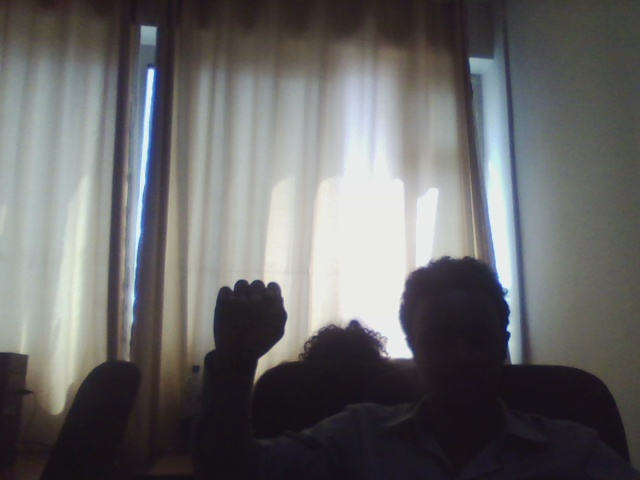
#> input picture corpus/A1.jpg, 640 x 480 px
$ python -i cap.py   (imports and definitions only)
#> lines starting #> are read from the running program, lines starting #| are printed output that depends on the picture; after the words box and inside, x2 and y2 are one past the last pixel; in counts of white or black regions, pixels touching at a corner belong together
#> further down, picture is the input picture: shape (480, 640, 3); mean B, G, R 103.5, 103.1, 103.7
import numpy as np
import math

import cv2

#Next Plan
'''
use wessis recognizer to interact with the neural network classifier
* those images with two or more contour point will be used to compose the training and test data
plus use it for real time image passing for the class
'''


def trimImage(data1):

    inputimg = data1.copy()
    w,h,c =inputimg.shape
#> w = 480; h = 640; c = 3
    flag = 0
    morphD = 25 # iteration for dilating the image w/ the kernel
    extX = extY =extW = extH = 0 #This are contour points required to process incoming cropped frame.

    # Here image is top-right shifted by 5. This helps to detect significant edges quickly
    left = inputimg[0:w - 5, 0:h]  # vertically
    right = inputimg[0:5, 0:h]
    veritcal = np.concatenate((right, left), axis=0)  # vertically merge

    top = veritcal[0:w, 0:h - 5]
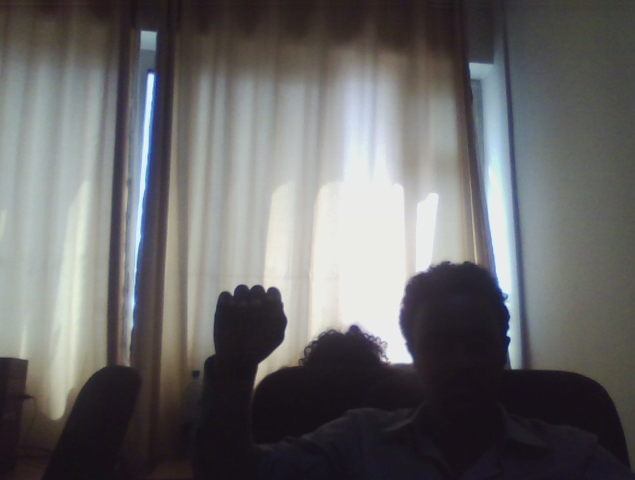
#> top: shape (480, 635, 3); mean B, G, R 103.9, 103.5, 104.2
    bottom = veritcal[0:w, 0:5]
    final = np.concatenate((bottom, top), axis=1)  # vertically merge
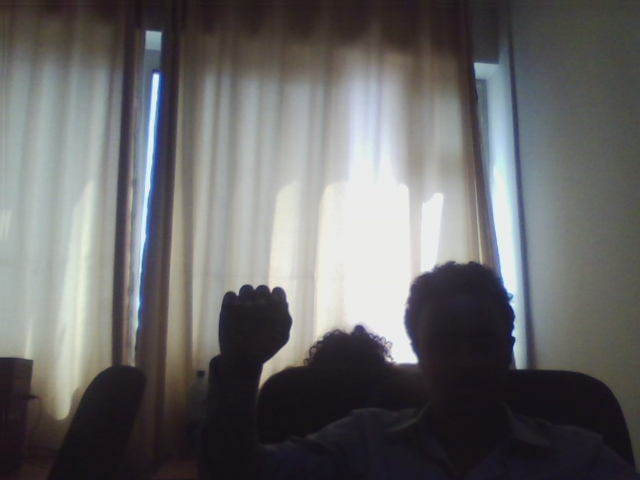
#> final: shape (480, 640, 3); mean B, G, R 104, 103.6, 104.2

    # The difference between shifted image and the original, Low Pass Filtering, and BG subtraction
    diff = cv2.absdiff(inputimg, final)
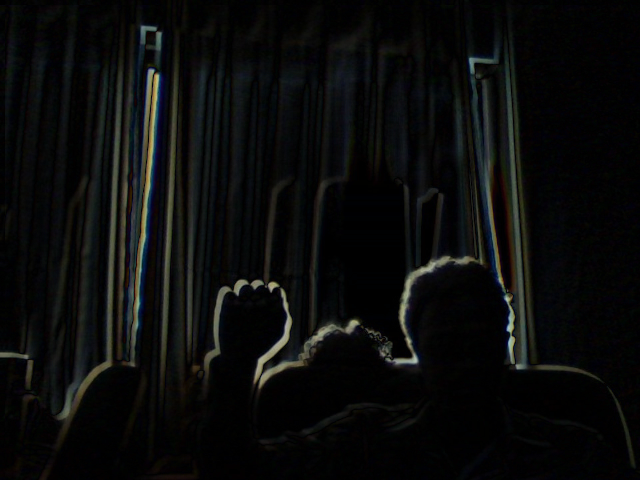
#> diff: shape (480, 640, 3); mean B, G, R 11.1, 11.6, 10.9
    blurred = cv2.GaussianBlur(diff, (35,35), 0)
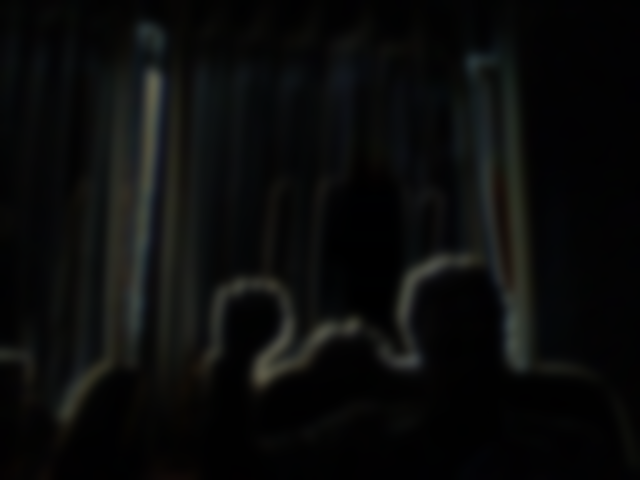
#> blurred: shape (480, 640, 3); mean B, G, R 11.1, 11.6, 10.9
    thresh = cv2.threshold(blurred, 25, 255, cv2.THRESH_BINARY)[1]
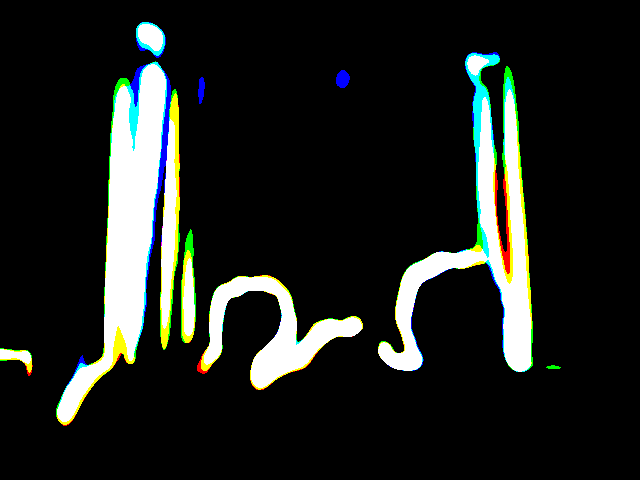
#> thresh: shape (480, 640, 3); mean B, G, R 30.4, 33.6, 30.3
    thresh = cv2.dilate(thresh, None, iterations=morphD)
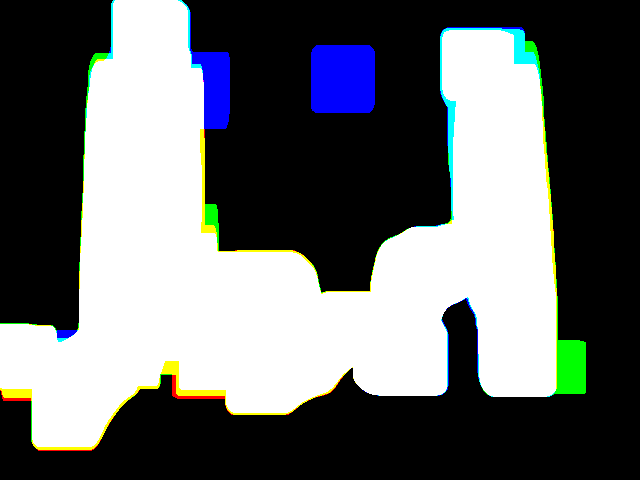
#> thresh: shape (480, 640, 3); mean B, G, R 107.2, 106.1, 102.6

    gray = cv2.cvtColor(thresh, cv2.COLOR_BGR2GRAY)
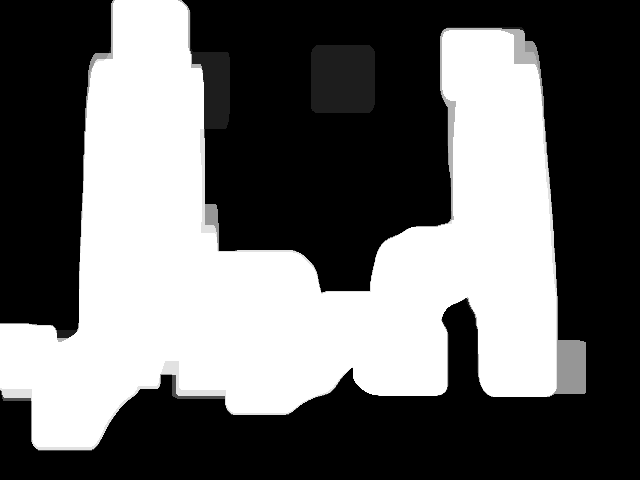
#> gray: shape (480, 640); min 0, max 255, mean 105.2
    (cnts, _) = cv2.findContours(gray, cv2.RETR_EXTERNAL,cv2.CHAIN_APPROX_SIMPLE)
#> cnts = 2 contours; box (x1, y1, x2, y2) and area: (0, 0, 586, 451) 129616, (311, 45, 375, 113) 4169


    for contour in cnts:
        (littleX, littleY, littleWidth, littleHight) = cv2.boundingRect(contour)
        if cv2.contourArea(contour) > 1000:

            if not flag:
                extX = littleX; extY = littleY; extW = littleWidth; extH = littleHight
                flag = 1
            else:
                if littleX <= 3 or littleY <= 3:  # Jumping extreme edges created by part-of-image shifting: usually at x and y beginning
                    continue
                elif extW < littleWidth and extH < littleHight:
                    extX = littleX;
                    extY = littleY;
                    extW = littleWidth;
                    extH = littleHight
        extH = int(extW * 1.15) # optional; but considers the portrait view of the hand
        if extH > 250: extH = int(extH / 2) #substitute this with extreme point detector function

        # to get rid of overshoots caused by dilation
        extW = extW - 10; extX = extX -5; extY = extY + 5
#> this loop made 2 passes
#> (littleX, littleY, littleWidth, littleHight, extX, extY, extW) on pass 1: (311, 45, 64, 68, 306, 50, 54)
#> after the loop, extW = 54; extX = 306; extY = 50; flag = 1

    return [extX, extY, extW, extH]


#Checking Wessi's Recognizer with  BIT modification
# [153 lines left out: functions wessiRecognizer, entryPoint, not called in this run]

# [2 lines not run here, left out]

>>> import cv2
>>> picture = cv2.imread('../corpus/A1.jpg')
>>> result = trimImage(picture)
#> result = [306, 50, 54, 73]

$ run again, on corpus/B2.jpg
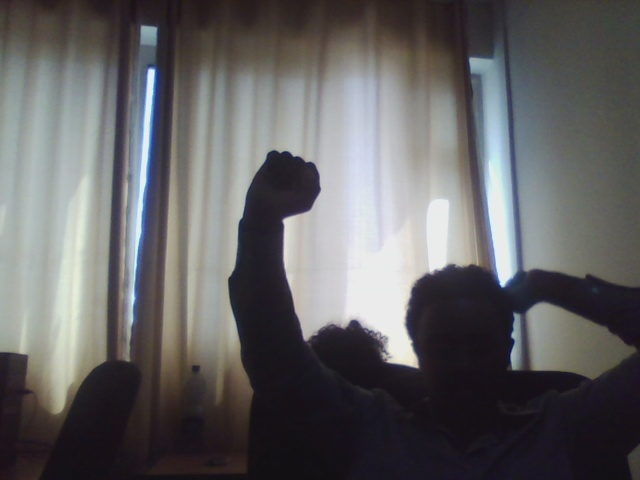
#> input picture corpus/B2.jpg, 640 x 480 px
#> picture is the input picture: shape (480, 640, 3); mean B, G, R 98.9, 97.7, 98.6
#> in trimImage, `blurred = cv2.GaussianBlur(diff, (35,35), 0)`:
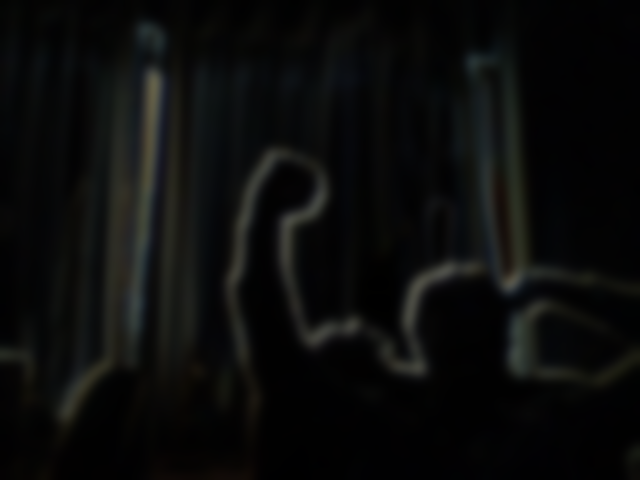
#> blurred: shape (480, 640, 3); mean B, G, R 11.4, 11.9, 11.3
#> in trimImage, `gray = cv2.cvtColor(thresh, cv2.COLOR_BGR2GRAY)`:
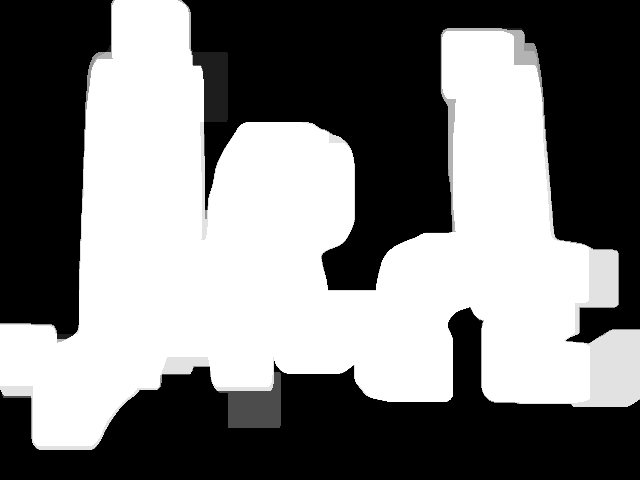
#> gray: shape (480, 640); min 0, max 255, mean 123.6
#> cnts = 1 contour; box (x1, y1, x2, y2) and area: (0, 0, 640, 450) 152774
#> the loop in trimImage, `for contour in cnts:` made 1 pass
#> (littleX, littleY, littleWidth, littleHight, extX, extY, extW) on pass 1: (0, 0, 640, 450, -5, 5, 630)
#> after the loop in trimImage, `for contour in cnts:`: extW = 630; extX = -5; extY = 5; flag = 1
#> result = [-5, 5, 630, 368]
